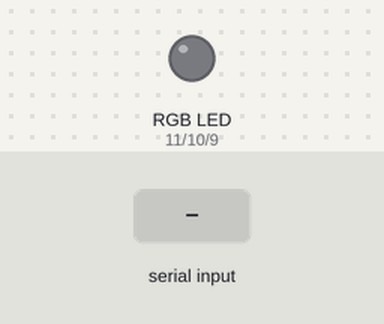
This sketch was run on a simulated Arduino Uno, built with avr-gcc and run on an emulated ATmega328P. Shown: an RGB LED mixed from three pins (HIGH = lit). The inputs (shaded band) are chosen by the test bench.

Above: at 1.2 s.
1.3 s: "R" received over Serial
At 2.5 s:
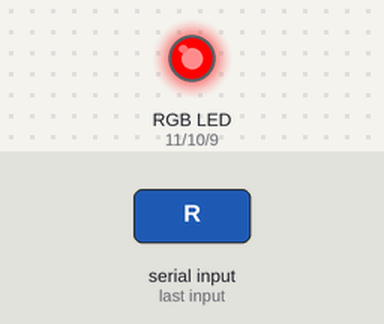
2.8 s: "M" received over Serial
At 3.8 s:
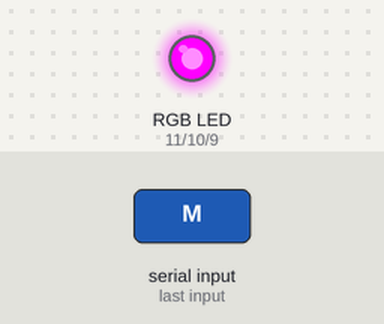
4.3 s: "B" received over Serial
At 5.0 s:
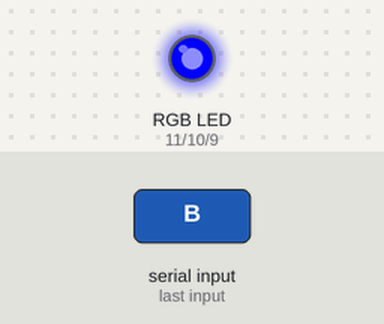
Timing chart, 0 to 7.3 s (numbered marks = the images above; inputs shaded):
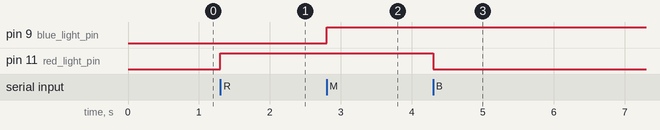

The sketch:

python_arduino_dl_rgb.ino
```cpp
int red_light_pin= 11;
int green_light_pin = 10;
int blue_light_pin = 9;
void setup() {
  pinMode(red_light_pin, OUTPUT);
  pinMode(green_light_pin, OUTPUT);
  pinMode(blue_light_pin, OUTPUT);
  Serial.begin(9600);
}
void loop() {
  if(Serial.read() == 'R')
  {
    RGB_color(255, 0, 0); // Red
  }
   if(Serial.read() == 'G')
  {
    RGB_color(0, 255, 0); // Green
  }
  if(Serial.read() == 'B')
  {
    RGB_color(0, 0, 255); // Blue
  }
   if(Serial.read() == 'r')
  {
    RGB_color(255, 255, 125); // Raspberry
  }
  if(Serial.read() == 'C')
  {
    RGB_color(0, 255, 255); // Cyan
  }
   if(Serial.read() == 'M')
  {
    RGB_color(255, 0, 255); // Magenta
  }
  if(Serial.read() == 'Y')
  {
    RGB_color(255, 255, 0); // Yellow
  }
  if(Serial.read() == 'W')
  {
   RGB_color(255, 255, 255); // White
  }
}

void RGB_color(int red_light_value, int green_light_value, int blue_light_value)
 {
  analogWrite(red_light_pin, red_light_value);
  analogWrite(green_light_pin, green_light_value);
  analogWrite(blue_light_pin, blue_light_value);
}
```

Measured:
- after the input at 1.3 s, pin 11 (red_light_pin): LOW → HIGH at once
- after the input at 2.8 s, pin 9 (blue_light_pin): LOW → HIGH at once
- after the input at 4.3 s, pin 11 (red_light_pin): HIGH → LOW at once
